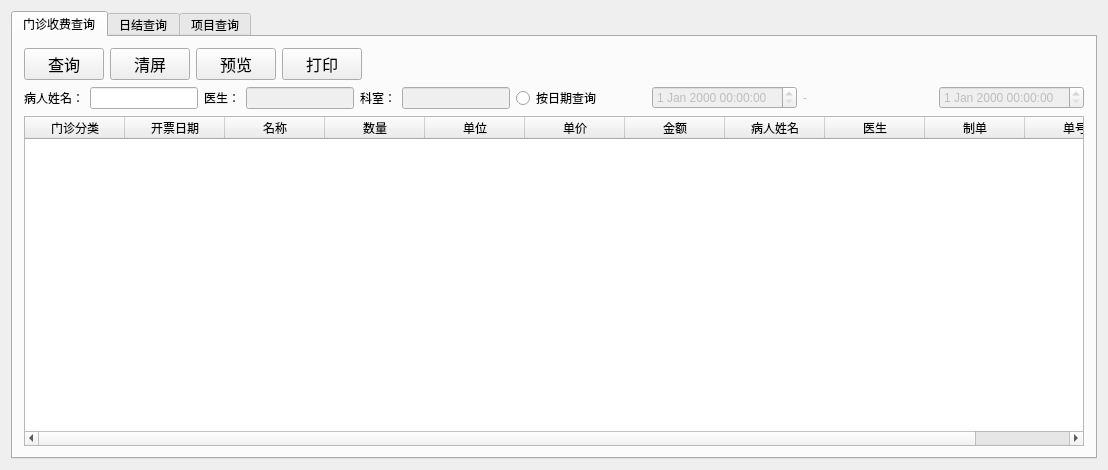
<?xml version="1.0" encoding="UTF-8"?>
<ui version="4.0">
 <class>ClinicStatistics</class>
 <widget class="QWidget" name="ClinicStatistics">
  <property name="geometry">
   <rect>
    <x>0</x>
    <y>0</y>
    <width>1108</width>
    <height>470</height>
   </rect>
  </property>
  <property name="windowTitle">
   <string>ClinicStatistics</string>
  </property>
  <layout class="QVBoxLayout" name="verticalLayout_2">
   <item>
    <widget class="QTabWidget" name="tabWidget">
     <property name="currentIndex">
      <number>0</number>
     </property>
     <widget class="QWidget" name="tab">
      <attribute name="title">
       <string>门诊收费查询</string>
      </attribute>
      <layout class="QVBoxLayout" name="verticalLayout">
       <item>
        <layout class="QHBoxLayout" name="horizontalLayout_14">
         <item>
          <widget class="QPushButton" name="queryButton">
           <property name="font">
            <font>
             <family>Agency FB</family>
             <pointsize>12</pointsize>
            </font>
           </property>
           <property name="text">
            <string>查询</string>
           </property>
          </widget>
         </item>
         <item>
          <widget class="QPushButton" name="clearButton">
           <property name="font">
            <font>
             <family>Agency FB</family>
             <pointsize>12</pointsize>
            </font>
           </property>
           <property name="text">
            <string>清屏</string>
           </property>
          </widget>
         </item>
         <item>
          <widget class="QPushButton" name="previewButton">
           <property name="font">
            <font>
             <family>Agency FB</family>
             <pointsize>12</pointsize>
            </font>
           </property>
           <property name="text">
            <string>预览</string>
           </property>
          </widget>
         </item>
         <item>
          <widget class="QPushButton" name="printButton">
           <property name="font">
            <font>
             <family>Agency FB</family>
             <pointsize>12</pointsize>
            </font>
           </property>
           <property name="text">
            <string>打印</string>
           </property>
          </widget>
         </item>
         <item>
          <spacer name="horizontalSpacer">
           <property name="orientation">
            <enum>Qt::Horizontal</enum>
           </property>
           <property name="sizeHint" stdset="0">
            <size>
             <width>40</width>
             <height>20</height>
            </size>
           </property>
          </spacer>
         </item>
        </layout>
       </item>
       <item>
        <layout class="QHBoxLayout" name="horizontalLayout">
         <item>
          <layout class="QHBoxLayout" name="horizontalLayout_12">
           <item>
            <widget class="QLabel" name="label_11">
             <property name="text">
              <string>病人姓名：</string>
             </property>
            </widget>
           </item>
           <item>
            <widget class="QLineEdit" name="patientEdit">
             <property name="sizePolicy">
              <sizepolicy hsizetype="Fixed" vsizetype="Fixed">
               <horstretch>0</horstretch>
               <verstretch>0</verstretch>
              </sizepolicy>
             </property>
            </widget>
           </item>
          </layout>
         </item>
         <item>
          <layout class="QHBoxLayout" name="horizontalLayout_10">
           <item>
            <widget class="QLabel" name="label_9">
             <property name="sizePolicy">
              <sizepolicy hsizetype="Fixed" vsizetype="Preferred">
               <horstretch>0</horstretch>
               <verstretch>0</verstretch>
              </sizepolicy>
             </property>
             <property name="text">
              <string>医生：</string>
             </property>
            </widget>
           </item>
           <item>
            <widget class="QLineEdit" name="lineEdit">
             <property name="enabled">
              <bool>false</bool>
             </property>
             <property name="sizePolicy">
              <sizepolicy hsizetype="Fixed" vsizetype="Fixed">
               <horstretch>0</horstretch>
               <verstretch>0</verstretch>
              </sizepolicy>
             </property>
            </widget>
           </item>
          </layout>
         </item>
         <item>
          <layout class="QHBoxLayout" name="horizontalLayout_11">
           <item>
            <widget class="QLabel" name="label_10">
             <property name="sizePolicy">
              <sizepolicy hsizetype="Fixed" vsizetype="Preferred">
               <horstretch>0</horstretch>
               <verstretch>0</verstretch>
              </sizepolicy>
             </property>
             <property name="text">
              <string>科室：</string>
             </property>
            </widget>
           </item>
           <item>
            <widget class="QLineEdit" name="lineEdit_2">
             <property name="enabled">
              <bool>false</bool>
             </property>
             <property name="sizePolicy">
              <sizepolicy hsizetype="Fixed" vsizetype="Fixed">
               <horstretch>0</horstretch>
               <verstretch>0</verstretch>
              </sizepolicy>
             </property>
            </widget>
           </item>
          </layout>
         </item>
         <item>
          <widget class="QRadioButton" name="radioButton">
           <property name="text">
            <string>按日期查询</string>
           </property>
          </widget>
         </item>
         <item>
          <widget class="QDateTimeEdit" name="dateTimeEdit_3">
           <property name="enabled">
            <bool>false</bool>
           </property>
          </widget>
         </item>
         <item>
          <widget class="QLabel" name="label_2">
           <property name="enabled">
            <bool>false</bool>
           </property>
           <property name="text">
            <string>-</string>
           </property>
          </widget>
         </item>
         <item>
          <widget class="QDateTimeEdit" name="dateTimeEdit_4">
           <property name="enabled">
            <bool>false</bool>
           </property>
          </widget>
         </item>
        </layout>
       </item>
       <item>
        <widget class="QTableWidget" name="tableWidget">
         <column>
          <property name="text">
           <string>门诊分类</string>
          </property>
         </column>
         <column>
          <property name="text">
           <string>开票日期</string>
          </property>
         </column>
         <column>
          <property name="text">
           <string>名称</string>
          </property>
         </column>
         <column>
          <property name="text">
           <string>数量</string>
          </property>
         </column>
         <column>
          <property name="text">
           <string>单位</string>
          </property>
         </column>
         <column>
          <property name="text">
           <string>单价</string>
          </property>
         </column>
         <column>
          <property name="text">
           <string>金额</string>
          </property>
         </column>
         <column>
          <property name="text">
           <string>病人姓名</string>
          </property>
         </column>
         <column>
          <property name="text">
           <string>医生</string>
          </property>
         </column>
         <column>
          <property name="text">
           <string>制单</string>
          </property>
         </column>
         <column>
          <property name="text">
           <string>单号</string>
          </property>
         </column>
        </widget>
       </item>
      </layout>
     </widget>
     <widget class="QWidget" name="tab_2">
      <attribute name="title">
       <string>日结查询</string>
      </attribute>
      <layout class="QVBoxLayout" name="verticalLayout_3">
       <item>
        <layout class="QHBoxLayout" name="horizontalLayout_2">
         <item>
          <widget class="QPushButton" name="queryButton_2">
           <property name="font">
            <font>
             <family>Agency FB</family>
             <pointsize>12</pointsize>
            </font>
           </property>
           <property name="text">
            <string>查询</string>
           </property>
          </widget>
         </item>
         <item>
          <widget class="QPushButton" name="clearButton_2">
           <property name="font">
            <font>
             <family>Agency FB</family>
             <pointsize>12</pointsize>
            </font>
           </property>
           <property name="text">
            <string>清屏</string>
           </property>
          </widget>
         </item>
         <item>
          <widget class="QPushButton" name="previewButton_2">
           <property name="font">
            <font>
             <family>Agency FB</family>
             <pointsize>12</pointsize>
            </font>
           </property>
           <property name="text">
            <string>预览</string>
           </property>
          </widget>
         </item>
         <item>
          <widget class="QPushButton" name="printButton_2">
           <property name="font">
            <font>
             <family>Agency FB</family>
             <pointsize>12</pointsize>
            </font>
           </property>
           <property name="text">
            <string>打印</string>
           </property>
          </widget>
         </item>
         <item>
          <spacer name="horizontalSpacer_3">
           <property name="orientation">
            <enum>Qt::Horizontal</enum>
           </property>
           <property name="sizeHint" stdset="0">
            <size>
             <width>40</width>
             <height>20</height>
            </size>
           </property>
          </spacer>
         </item>
        </layout>
       </item>
       <item>
        <layout class="QHBoxLayout" name="horizontalLayout_3">
         <item>
          <widget class="QRadioButton" name="radioButton_2">
           <property name="text">
            <string>按日期查询</string>
           </property>
          </widget>
         </item>
         <item>
          <widget class="QDateTimeEdit" name="dateTimeEdit">
           <property name="sizePolicy">
            <sizepolicy hsizetype="Expanding" vsizetype="Fixed">
             <horstretch>0</horstretch>
             <verstretch>0</verstretch>
            </sizepolicy>
           </property>
          </widget>
         </item>
         <item>
          <widget class="QLabel" name="label_4">
           <property name="text">
            <string>-</string>
           </property>
          </widget>
         </item>
         <item>
          <widget class="QDateTimeEdit" name="dateTimeEdit_2">
           <property name="sizePolicy">
            <sizepolicy hsizetype="Expanding" vsizetype="Fixed">
             <horstretch>0</horstretch>
             <verstretch>0</verstretch>
            </sizepolicy>
           </property>
          </widget>
         </item>
         <item>
          <spacer name="horizontalSpacer_2">
           <property name="orientation">
            <enum>Qt::Horizontal</enum>
           </property>
           <property name="sizeHint" stdset="0">
            <size>
             <width>40</width>
             <height>20</height>
            </size>
           </property>
          </spacer>
         </item>
        </layout>
       </item>
       <item>
        <widget class="QTableWidget" name="tableWidget_2">
         <column>
          <property name="text">
           <string>单号</string>
          </property>
         </column>
         <column>
          <property name="text">
           <string>制单日期</string>
          </property>
         </column>
         <column>
          <property name="text">
           <string>制单员</string>
          </property>
         </column>
         <column>
          <property name="text">
           <string>应收金额</string>
          </property>
         </column>
         <column>
          <property name="text">
           <string>实收金额</string>
          </property>
         </column>
        </widget>
       </item>
      </layout>
     </widget>
     <widget class="QWidget" name="widget">
      <attribute name="title">
       <string>项目查询</string>
      </attribute>
      <layout class="QVBoxLayout" name="verticalLayout_6">
       <item>
        <layout class="QHBoxLayout" name="horizontalLayout_29">
         <item>
          <widget class="QPushButton" name="queryButton_3">
           <property name="font">
            <font>
             <family>Agency FB</family>
             <pointsize>12</pointsize>
            </font>
           </property>
           <property name="text">
            <string>查询</string>
           </property>
          </widget>
         </item>
         <item>
          <widget class="QPushButton" name="clearButton_3">
           <property name="font">
            <font>
             <family>Agency FB</family>
             <pointsize>12</pointsize>
            </font>
           </property>
           <property name="text">
            <string>清屏</string>
           </property>
          </widget>
         </item>
         <item>
          <widget class="QPushButton" name="previewButton_3">
           <property name="font">
            <font>
             <family>Agency FB</family>
             <pointsize>12</pointsize>
            </font>
           </property>
           <property name="text">
            <string>预览</string>
           </property>
          </widget>
         </item>
         <item>
          <widget class="QPushButton" name="printButton_3">
           <property name="font">
            <font>
             <family>Agency FB</family>
             <pointsize>12</pointsize>
            </font>
           </property>
           <property name="text">
            <string>打印</string>
           </property>
          </widget>
         </item>
         <item>
          <spacer name="horizontalSpacer_12">
           <property name="orientation">
            <enum>Qt::Horizontal</enum>
           </property>
           <property name="sizeHint" stdset="0">
            <size>
             <width>40</width>
             <height>20</height>
            </size>
           </property>
          </spacer>
         </item>
        </layout>
       </item>
       <item>
        <layout class="QHBoxLayout" name="horizontalLayout_30">
         <item>
          <widget class="QRadioButton" name="radioButton_4">
           <property name="text">
            <string>按日期查询</string>
           </property>
          </widget>
         </item>
         <item>
          <widget class="QDateTimeEdit" name="dateTimeEdit_5">
           <property name="enabled">
            <bool>false</bool>
           </property>
           <property name="sizePolicy">
            <sizepolicy hsizetype="Expanding" vsizetype="Fixed">
             <horstretch>0</horstretch>
             <verstretch>0</verstretch>
            </sizepolicy>
           </property>
          </widget>
         </item>
         <item>
          <widget class="QLabel" name="label_24">
           <property name="text">
            <string>-</string>
           </property>
          </widget>
         </item>
         <item>
          <widget class="QDateTimeEdit" name="dateTimeEdit_6">
           <property name="enabled">
            <bool>false</bool>
           </property>
           <property name="sizePolicy">
            <sizepolicy hsizetype="Expanding" vsizetype="Fixed">
             <horstretch>0</horstretch>
             <verstretch>0</verstretch>
            </sizepolicy>
           </property>
          </widget>
         </item>
         <item>
          <layout class="QHBoxLayout" name="horizontalLayout_31">
           <item>
            <widget class="QLabel" name="label_25">
             <property name="text">
              <string>汇总方式：</string>
             </property>
            </widget>
           </item>
           <item>
            <widget class="QComboBox" name="comboBox_9">
             <property name="sizePolicy">
              <sizepolicy hsizetype="Expanding" vsizetype="Fixed">
               <horstretch>0</horstretch>
               <verstretch>0</verstretch>
              </sizepolicy>
             </property>
             <item>
              <property name="text">
               <string>门诊收据</string>
              </property>
             </item>
             <item>
              <property name="text">
               <string>科室+门诊收据</string>
              </property>
             </item>
             <item>
              <property name="text">
               <string>医生+门诊收据</string>
              </property>
             </item>
             <item>
              <property name="text">
               <string>制单人+门诊分类</string>
              </property>
             </item>
            </widget>
           </item>
          </layout>
         </item>
        </layout>
       </item>
       <item>
        <widget class="QTableWidget" name="tableWidget_5">
         <column>
          <property name="text">
           <string/>
          </property>
         </column>
         <column>
          <property name="text">
           <string/>
          </property>
         </column>
         <column>
          <property name="text">
           <string/>
          </property>
         </column>
         <column>
          <property name="text">
           <string/>
          </property>
         </column>
         <column>
          <property name="text">
           <string/>
          </property>
         </column>
         <column>
          <property name="text">
           <string/>
          </property>
         </column>
         <column>
          <property name="text">
           <string/>
          </property>
         </column>
         <column>
          <property name="text">
           <string/>
          </property>
         </column>
         <column>
          <property name="text">
           <string/>
          </property>
         </column>
         <column>
          <property name="text">
           <string/>
          </property>
         </column>
         <column>
          <property name="text">
           <string/>
          </property>
         </column>
         <column>
          <property name="text">
           <string/>
          </property>
         </column>
         <column>
          <property name="text">
           <string/>
          </property>
         </column>
        </widget>
       </item>
      </layout>
     </widget>
    </widget>
   </item>
  </layout>
 </widget>
 <layoutdefault spacing="6" margin="11"/>
 <resources/>
 <connections/>
</ui>
